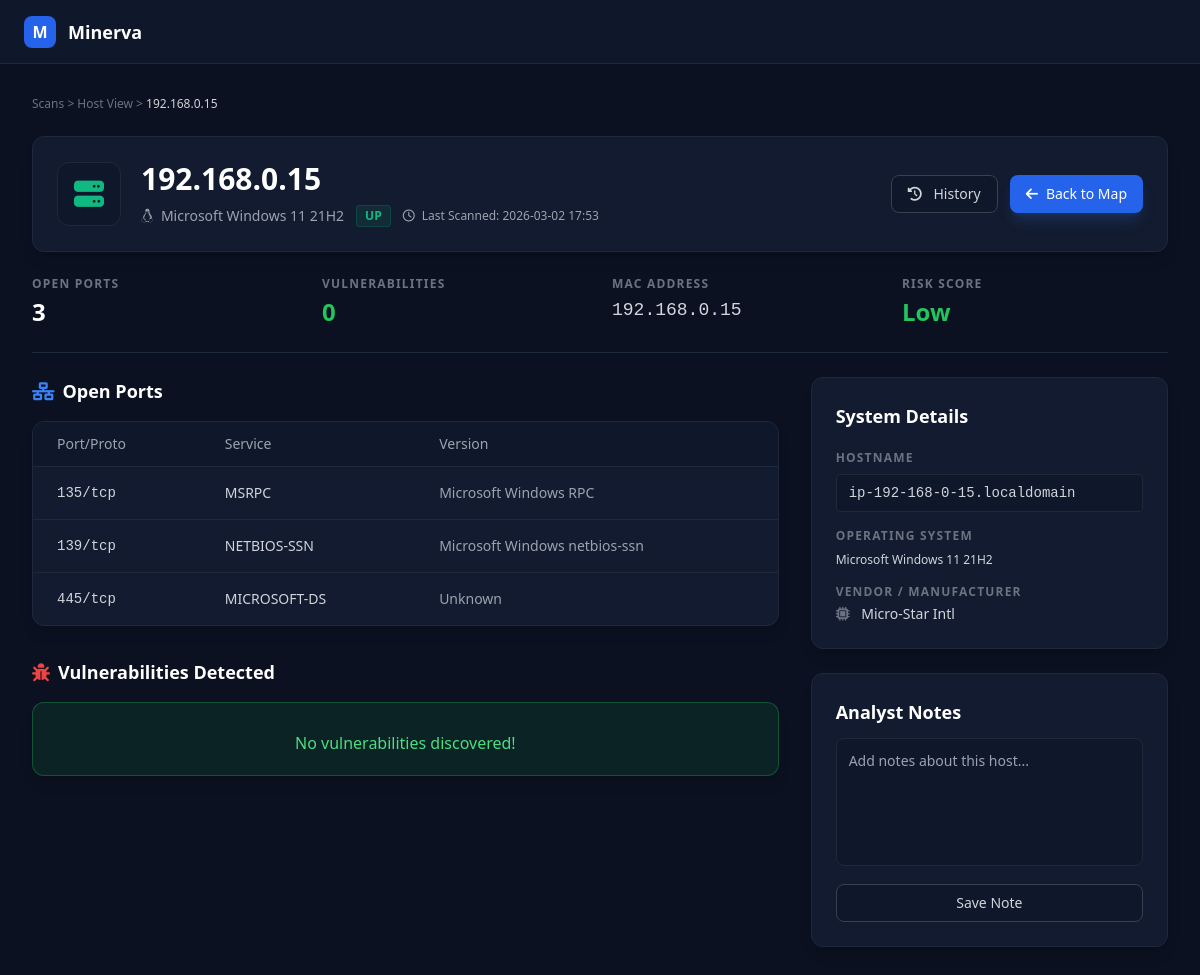
Page /host/192.168.0.15 on the committed database.
### app/models.py (models this page shows)
class Host(Base):
    __tablename__ = "hosts"
    mac_address = Column(String, primary_key=True, index=True)
    hostname = Column(String)
    first_seen = Column(DateTime, default=datetime.datetime.utcnow)
    os_name = Column(String, nullable=True, default="Unknown")
    vendor = Column(String, nullable=True, default="Unknown")
    results = relationship("ScanResult", back_populates="host")

class ScanResult(Base):
    __tablename__ = "scan_results"
    id = Column(Integer, primary_key=True, index=True)
    scan_id = Column(Integer, ForeignKey("scans.id"))
    host_mac = Column(String, ForeignKey("hosts.mac_address"))
    ip_address = Column(String)
    status = Column(String)
    scan = relationship("Scan", back_populates="results")
    host = relationship("Host")
    ports = relationship("Port", back_populates="scan_result", cascade="all, delete-orphan")

class Scan(Base):
    __tablename__ = "scans"
    id = Column(Integer, primary_key=True, index=True)
    project_id = Column(Integer, ForeignKey("projects.id"))
    timestamp = Column(DateTime, default=datetime.datetime.utcnow)
    scan_type = Column(String)
    gateway_ip = Column(String, nullable=True)
    subnet_mask = Column(String, nullable=True)
    project = relationship("Project", back_populates="scans")
    results = relationship("ScanResult", back_populates="scan", cascade="all, delete-orphan")

class Port(Base):
    __tablename__ = "ports"
    id = Column(Integer, primary_key=True, index=True)
    scan_result_id = Column(Integer, ForeignKey("scan_results.id"))
    port_number = Column(Integer)
    protocol = Column(String)
    service_name = Column(String)
    state = Column(String)
    version_info = Column(String, nullable=True)
    scan_result = relationship("ScanResult", back_populates="ports")
    vulnerabilities = relationship("Vulnerability", back_populates="port", cascade="all, delete-orphan")

### app/main.py (the view)
@app.get("/host/{ip}", response_class=HTMLResponse)
async def host_details(ip: str, request: Request, db: Session = Depends(get_db)):
    scan_result = db.query(models.ScanResult).filter(models.ScanResult.ip_address == ip).order_by(models.ScanResult.id.desc()).first()
    if not scan_result:
        return HTMLResponse(content="<h1>Host no encontrado</h1>", status_code=404)
    open_ports = [p for p in scan_result.ports if p.port_number != 0 and p.state != 'filtered']
    all_vulns = []
    for port in open_ports:
        all_vulns.extend(port.vulnerabilities)
    high_count = sum(1 for v in all_vulns if v.severity == "High")
    med_count = sum(1 for v in all_vulns if v.severity == "Medium")
    low_count = sum(1 for v in all_vulns if v.severity == "Low")
    risk_score = "Low"
    if high_count > 0: risk_score = "High"
    elif med_count > 0: risk_score = "Medium"
    elif len(open_ports) > 5: risk_score = "Medium"
    return templates.TemplateResponse("host_details.html", {
        "request": request,
        "ip": ip,
        "host": scan_result.host,
        "scan_result": scan_result,
        "ports": open_ports,
        "vulns": all_vulns,
        "risk_score": risk_score,
        "high_count": high_count,   # <-- Ya no dará error
        "med_count": med_count,     # <-- Ya no dará error
        "low_count": low_count      # <-- Ya no dará error
    })

### templates/host_details.html (shortened to what this page needs)
<!DOCTYPE html>
<html lang="es">
<head>
    <script src="https://cdn.tailwindcss.com"></script>
    <link rel="stylesheet" href="https://cdnjs.cloudflare.com/ajax/libs/font-awesome/6.4.0/css/all.min.css">
</head>
<body class="text-gray-300 font-sans h-screen flex flex-col overflow-hidden">
    <header class="h-16 border-b border-panel bg-[#0f172a] flex items-center justify-between px-6 shrink-0">
        <div class="flex items-center space-x-3">
            <div class="w-8 h-8 bg-blue-600 rounded-lg flex items-center justify-center text-white font-bold">M</div>
            <h1 class="text-lg font-bold text-white">Minerva</h1>
        </div>
    </header>
    <main class="flex-1 overflow-y-auto p-8">
        <div class="max-w-7xl mx-auto space-y-6">
            <div class="text-xs text-gray-500 font-medium">
                <a href="/dashboard" class="hover:text-gray-300">Scans</a> >
                <span>Host View</span> >
                <span class="text-gray-300">{{ ip }}</span>
            </div>
            <div class="bg-panel border border-panel rounded-xl p-6 flex justify-between items-center shadow-lg">
                <div class="flex items-center space-x-5">
                    <div class="w-16 h-16 bg-[#0f172a] border border-panel rounded-xl flex items-center justify-center">
                        <i class="fa-solid fa-server text-3xl text-emerald-500"></i>
                    </div>
                    <div>
                        <h2 class="text-3xl font-bold text-white">{{ ip }}</h2>
                        <div class="flex items-center space-x-3 mt-2 text-sm text-gray-400">
                            <span><i class="fa-brands fa-linux mr-1"></i> {{ host.os_name if host and host.os_name !=
                                'Unknown' else 'Unknown OS' }}</span>
                            <span
                                class="bg-emerald-500/10 text-emerald-500 px-2 py-0.5 rounded border border-emerald-500/20 text-xs font-bold uppercase">{{
                                scan_result.status }}</span>
                            <span class="text-xs"><i class="fa-regular fa-clock mr-1"></i> Last Scanned: {{
                                scan_result.scan.timestamp.strftime('%Y-%m-%d %H:%M') if scan_result.scan else 'N/A'
                                }}</span>
                        </div>
                    </div>
                </div>
                <div class="flex space-x-3">
                    <button
                        class="px-4 py-2 bg-[#0f172a] border border-gray-700 text-gray-300 rounded-lg text-sm font-medium hover:bg-gray-800 transition">
                        <i class="fa-solid fa-clock-rotate-left mr-2"></i> History
                    </button>
                    <a href="/dashboard"
                        class="px-4 py-2 bg-blue-600 text-white rounded-lg text-sm font-medium hover:bg-blue-500 transition shadow-lg shadow-blue-500/20 flex items-center">
                        <i class="fa-solid fa-arrow-left mr-2"></i> Back to Map
                    </a>
                </div>
            </div>
            <div class="grid grid-cols-4 gap-6 border-b border-panel pb-6">
                <div>
                    <p class="text-xs font-bold text-gray-500 uppercase tracking-widest mb-1">Open Ports</p>
                    <p class="text-2xl font-bold text-white">{{ ports|length }}</p>
                </div>
                <div>
                    <p class="text-xs font-bold text-gray-500 uppercase tracking-widest mb-1">Vulnerabilities</p>
                    <p
                        class="text-2xl font-bold {{ 'text-red-500' if high_count > 0 else 'text-orange-500' if med_count > 0 else 'text-green-500' if vulns|length == 0 else 'text-gray-400' }}">
                        {{ vulns|length }}</p>
                </div>
                <div>
                    <p class="text-xs font-bold text-gray-500 uppercase tracking-widest mb-1">MAC Address</p>
                    <p class="text-lg font-mono text-gray-300">{{ host.mac_address.replace('MAC-', '') if host else
                        'Unknown' }}</p>
                </div>
                <div>
                    <p class="text-xs font-bold text-gray-500 uppercase tracking-widest mb-1">Risk Score</p>
                    <p
                        class="text-2xl font-bold {{ 'text-red-500' if risk_score == 'High' else 'text-orange-500' if risk_score == 'Medium' else 'text-green-500' }} flex items-center">
                        {{ risk_score }}
                    </p>
                </div>
            </div>
            <div class="grid grid-cols-3 gap-8">
                <div class="col-span-2 space-y-8">
                    <div>
                        <div class="flex justify-between items-center mb-4">
                            <h3 class="text-lg font-bold text-white flex items-center"><i
                                    class="fa-solid fa-network-wired text-blue-500 mr-2"></i> Open Ports</h3>
                        </div>
                        <div class="bg-panel border border-panel rounded-xl overflow-hidden shadow-lg">
                            <table class="w-full text-left text-sm">
                                <thead class="bg-[#0f172a] border-b border-panel text-gray-400">
                                    <tr>
                                        <th class="px-6 py-3 font-medium">Port/Proto</th>
                                        <th class="px-6 py-3 font-medium">Service</th>
                                        <th class="px-6 py-3 font-medium">Version</th>
                                    </tr>
                                </thead>
                                <tbody class="divide-y divide-gray-800">
                                    {% for port in ports %}
                                    <tr class="hover:bg-gray-800/30 transition">
                                        <td class="px-6 py-4 font-mono text-gray-300">{{ port.port_number }}/{{
                                            port.protocol }}</td>
                                        <td class="px-6 py-4 text-gray-300 uppercase">{{ port.service_name }}</td>
                                        <td class="px-6 py-4 text-gray-400">{{ port.version_info if port.version_info
                                            else 'Unknown' }}</td>
                                    </tr>
                                    {% else %}
                                    <tr>
                                        <td colspan="3" class="px-6 py-8 text-center text-gray-500">No open ports
                                            discovered.</td>
                                    </tr>
                                    {% endfor %}
                                </tbody>
                            </table>
                        </div>
                    </div>
                    <div>
                        <div class="flex justify-between items-center mb-4">
                            <h3 class="text-lg font-bold text-white flex items-center"><i
                                    class="fa-solid fa-bug text-red-500 mr-2"></i> Vulnerabilities Detected</h3>
                        </div>
                        <div class="space-y-4">
                            {% for vuln in vulns %}
                            <div
                                class="bg-panel border {{ 'border-red-500/30' if vuln.severity == 'High' else 'border-orange-500/30' if vuln.severity == 'Medium' else 'border-yellow-500/30' }} rounded-xl p-5 shadow-lg relative overflow-hidden">
                                <div
                                    class="absolute left-0 top-0 bottom-0 w-1 {{ 'bg-red-500' if vuln.severity == 'High' else 'bg-orange-500' if vuln.severity == 'Medium' else 'bg-yellow-500' }}">
                                </div>
                                <div class="flex justify-between items-start mb-2">
                                    <div class="flex items-center space-x-3">
                                        <span
                                            class="bg-gray-800 text-gray-300 px-2 py-0.5 rounded text-xs font-bold border border-gray-700">{{
                                            vuln.cve_id }}</span>
                                        <span class="text-gray-500 text-xs">Port {{ vuln.port.port_number }}/{{
                                            vuln.port.protocol }}</span>
                                    </div>
                                    <span
                                        class="{{ 'text-red-500' if vuln.severity == 'High' else 'text-orange-500' if vuln.severity == 'Medium' else 'text-yellow-500' }} text-xs font-bold uppercase">{{
                                        vuln.severity }} Severity</span>
                                </div>
                                <h4 class="text-white font-bold text-lg mb-2">Service: {{ vuln.port.service_name|upper
                                    }} vulnerability</h4>
                                <p class="text-gray-400 text-sm mb-4 leading-relaxed">{{ vuln.description }}</p>
                                <div class="flex justify-between items-center text-xs">
                                    <span class="text-gray-500"><i class="fa-solid fa-star mr-1"></i> CVSS: {{
                                        vuln.cvss_score }}</span>
                                    <a href="https://nvd.nist.gov/vuln/detail/{{ vuln.cve_id }}" target="_blank"
                                        class="text-blue-500 hover:underline">View Mitigation in NVD</a>
                                </div>
                            </div>
                            {% else %}
                            <div
                                class="bg-green-500/10 border border-green-500/30 rounded-xl p-5 text-center shadow-lg">
                                <p class="text-green-400 font-medium"> No vulnerabilities
                                    discovered!</p>
                            </div>
                            {% endfor %}
                        </div>
                    </div>
                </div>
                <div class="col-span-1 space-y-6">
                    <div class="bg-panel border border-panel rounded-xl p-6 shadow-lg">
                        <h3 class="text-white font-bold mb-5 text-lg">System Details</h3>
                        <div class="space-y-4">
                            <div>
                                <p class="text-xs font-bold text-gray-500 uppercase tracking-widest mb-2">Hostname</p>
                                <div
                                    class="bg-[#0f172a] border border-gray-800 rounded px-3 py-2 text-gray-300 font-mono text-sm break-all">
                                    {{ host.hostname if host and host.hostname != 'Desconocido' else 'ip-' ~
                                    ip.replace('.', '-') ~ '.localdomain' }}
                                </div>
                            </div>
                            <div>
                                <p class="text-xs font-bold text-gray-500 uppercase tracking-widest mb-2">Operating
                                    System</p>
                                <div class="flex justify-between text-xs mb-1">
                                    <span class="text-gray-300">{{ host.os_name if host and host.os_name != 'Unknown'
                                        else 'Not detected' }}</span>
                                </div>
                            </div>
                            <div>
                                <p class="text-xs font-bold text-gray-500 uppercase tracking-widest mb-1">Vendor /
                                    Manufacturer</p>
                                <p class="text-gray-300 text-sm"><i
                                        class="fa-solid fa-microchip text-gray-500 mr-2"></i> {{ host.vendor if host and
                                    host.vendor != 'Unknown' else 'Not detected' }}</p>
                            </div>
                        </div>
                    </div>
                    <div class="bg-panel border border-panel rounded-xl p-6 shadow-lg">
                        <h3 class="text-white font-bold mb-3 text-lg">Analyst Notes</h3>
                        <textarea
                            class="w-full h-32 bg-[#0f172a] border border-gray-800 rounded-lg p-3 text-gray-300 text-sm focus:outline-none focus:border-blue-500 focus:ring-1 focus:ring-blue-500 resize-none mb-3"
                            placeholder="Add notes about this host..."></textarea>
                        <button
                            class="w-full py-2 bg-[#0f172a] border border-gray-700 text-gray-300 rounded-lg text-sm font-medium hover:bg-gray-800 transition">
                            Save Note
                        </button>
                    </div>
                </div>
            </div>
        </div>
    </main>
</body>
</html>

### templates/host_details.html (style rules this page uses)
body { background-color: #0b1120; }
.bg-panel { background-color: #121b2f; }
.border-panel { border-color: #1e293b; }

### rows in the picture
Host: os_name "Microsoft Windows 11 21H2", hostname "ip-192-168-0-15.localdomain", vendor "Micro-Star Intl"
ScanResult: status "UP"
Scan: scan.timestamp "2026-03-02 17:53"
Port: port_number "135", protocol "tcp", service_name "MSRPC", version_info "Microsoft Windows RPC"
Port: port_number "139", protocol "tcp", service_name "NETBIOS-SSN", version_info "Microsoft Windows netbios-ssn"
Port: port_number "445", protocol "tcp", service_name "MICROSOFT-DS", version_info "Unknown"

### other values in the picture
{{ ip }} "192.168.0.15"
{{ ports|length }} "3"
{{ vulns|length }} "0"
{{ risk_score }} "Low"
